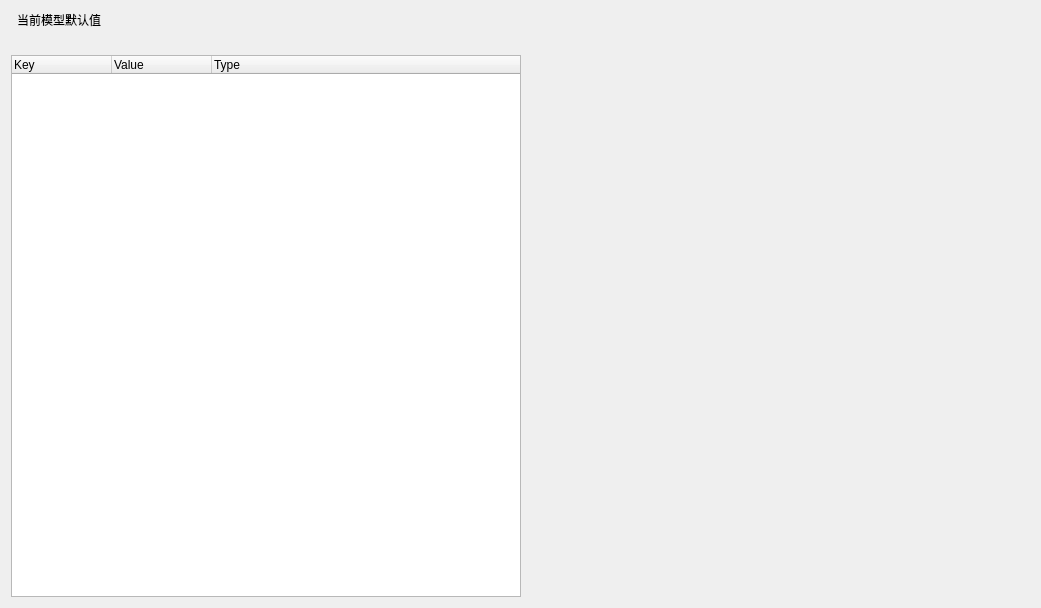
<?xml version="1.0" encoding="UTF-8"?>
<ui version="4.0">
 <class>ModelDefault</class>
 <widget class="QDialog" name="ModelDefault">
  <property name="geometry">
   <rect>
    <x>0</x>
    <y>0</y>
    <width>1041</width>
    <height>608</height>
   </rect>
  </property>
  <property name="windowTitle">
   <string>Dialog</string>
  </property>
  <layout class="QGridLayout" name="gridLayout">
   <item row="1" column="1">
    <spacer name="horizontalSpacer">
     <property name="orientation">
      <enum>Qt::Horizontal</enum>
     </property>
     <property name="sizeHint" stdset="0">
      <size>
       <width>40</width>
       <height>20</height>
      </size>
     </property>
    </spacer>
   </item>
   <item row="0" column="1">
    <widget class="QLabel" name="middleSkeletonLabel">
     <property name="text">
      <string>当前模型默认值</string>
     </property>
    </widget>
   </item>
   <item row="1" column="4">
    <spacer name="horizontalSpacer_2">
     <property name="orientation">
      <enum>Qt::Horizontal</enum>
     </property>
     <property name="sizeHint" stdset="0">
      <size>
       <width>20</width>
       <height>20</height>
      </size>
     </property>
    </spacer>
   </item>
   <item row="1" column="5">
    <spacer name="horizontalSpacer_4">
     <property name="orientation">
      <enum>Qt::Horizontal</enum>
     </property>
     <property name="sizeHint" stdset="0">
      <size>
       <width>40</width>
       <height>20</height>
      </size>
     </property>
    </spacer>
   </item>
   <item row="3" column="4" colspan="2">
    <widget class="QWidget" name="defaultPandaWidget" native="true">
     <property name="sizePolicy">
      <sizepolicy hsizetype="Preferred" vsizetype="Preferred">
       <horstretch>0</horstretch>
       <verstretch>0</verstretch>
      </sizepolicy>
     </property>
    </widget>
   </item>
   <item row="1" column="2">
    <spacer name="horizontalSpacer_3">
     <property name="orientation">
      <enum>Qt::Horizontal</enum>
     </property>
     <property name="sizeHint" stdset="0">
      <size>
       <width>20</width>
       <height>20</height>
      </size>
     </property>
    </spacer>
   </item>
   <item row="3" column="0" colspan="3">
    <widget class="JsonTreeWidget" name="jsonTreeWidget">
     <column>
      <property name="text">
       <string notr="true">Key</string>
      </property>
     </column>
     <column>
      <property name="text">
       <string>Value</string>
      </property>
     </column>
     <column>
      <property name="text">
       <string>Type</string>
      </property>
     </column>
    </widget>
   </item>
  </layout>
 </widget>
 <customwidgets>
  <customwidget>
   <class>JsonTreeWidget</class>
   <extends>QTreeWidget</extends>
   <header location="global">QtJsonTreeWidget</header>
  </customwidget>
 </customwidgets>
 <resources/>
 <connections/>
</ui>
